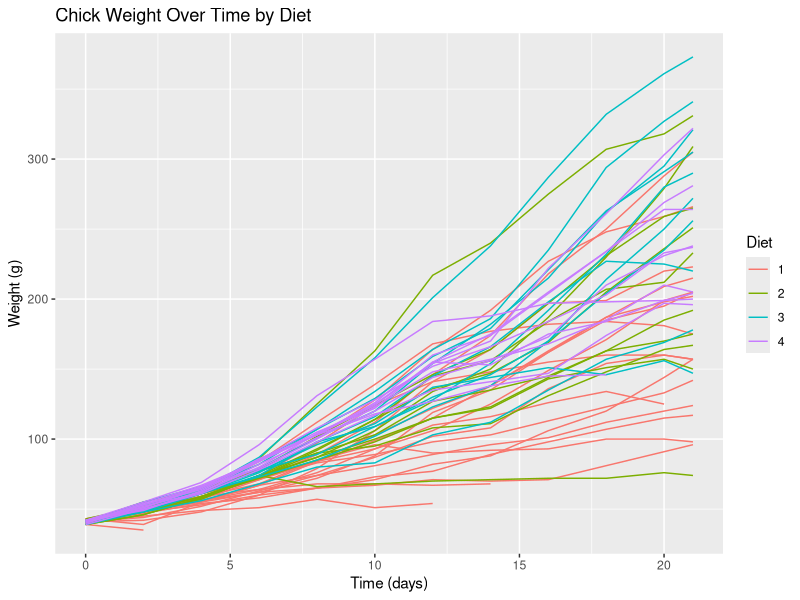
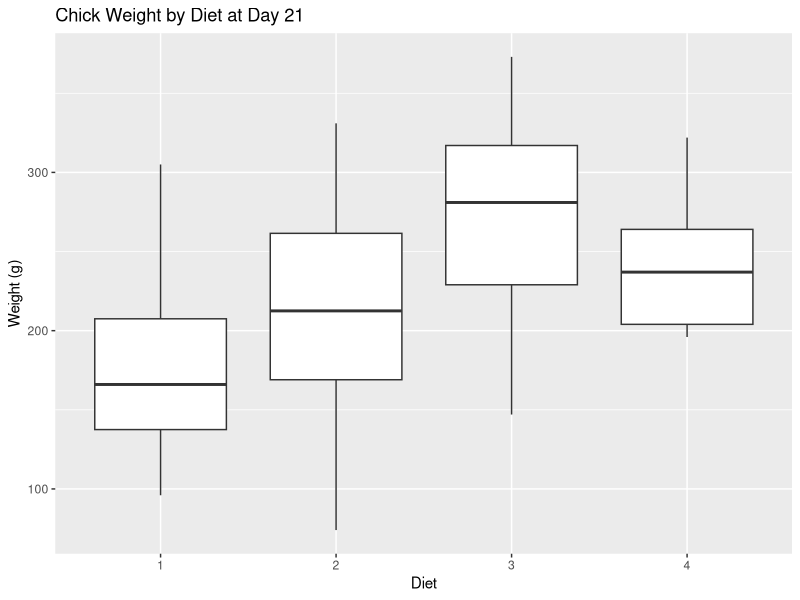
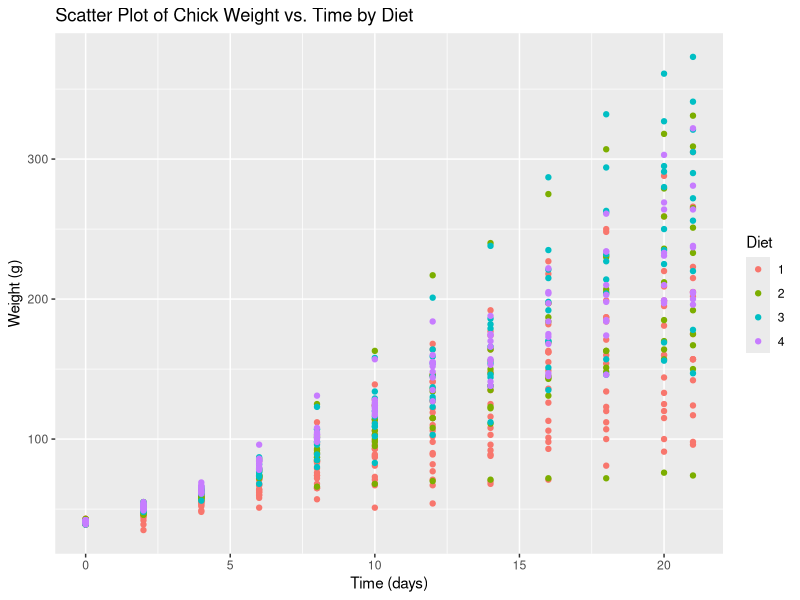
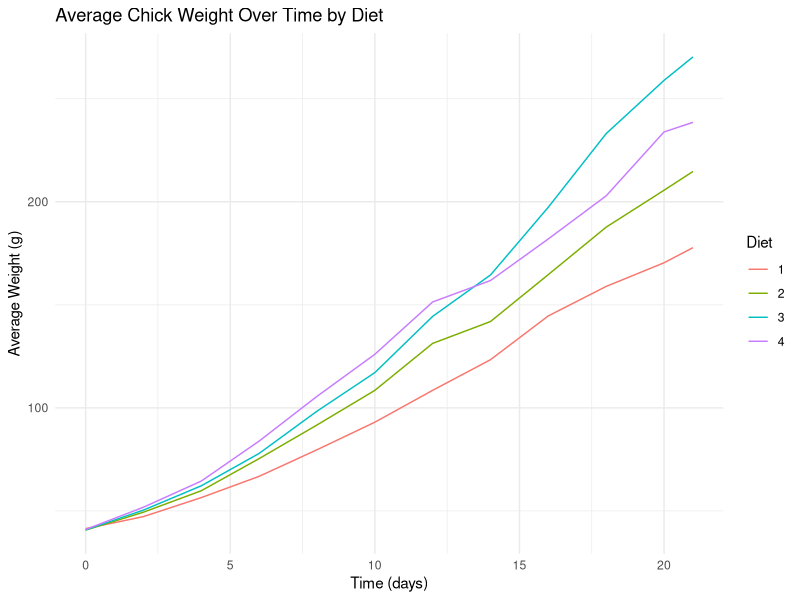

Source code (R) for these figures, in order:
## ---- chunk 1
library(dplyr)
library(ggplot2)
## ---- chunk 2
data(ChickWeight)
## ---- chunk 3
head(ChickWeight)
## ---- chunk 4
str(ChickWeight)
## ---- chunk 5
summary(ChickWeight)
## ---- chunk 6
diet1_data <- filter(ChickWeight, Diet == 1)
head(diet1_data)
## ---- chunk 7
selected_data <- select(ChickWeight, weight, Time, Diet)
head(selected_data)
## ---- chunk 8
arranged_data <- arrange(ChickWeight, desc(weight))
head(arranged_data)
## ---- chunk 9
mutated_data <- mutate(ChickWeight, weight_kg = weight / 1000)
head(mutated_data)
## ---- chunk 10
grouped_data <- ChickWeight %>%
  group_by(Diet) %>%
  summarize(mean_weight = mean(weight))
print(grouped_data)
## ---- chunk 11
processed_data <- ChickWeight %>%
  filter(Time > 10) %>%
  mutate(weight_kg = weight / 1000) %>%
  group_by(Diet) %>%
  summarize(mean_weight_kg = mean(weight_kg))
print(processed_data)
## ---- chunk 12
ggplot(ChickWeight, aes(x = Time, y = weight, color = factor(Diet), group = Chick)) +
  geom_line() +
  labs(title = "Chick Weight Over Time by Diet",
       x = "Time (days)",
       y = "Weight (g)",
       color = "Diet")
## ---- chunk 13
ggplot(ChickWeight %>% filter(Time == 21), aes(x = factor(Diet), y = weight)) +
  geom_boxplot() +
  labs(title = "Chick Weight by Diet at Day 21",
       x = "Diet",
       y = "Weight (g)")
## ---- chunk 14
ggplot(ChickWeight, aes(x = Time, y = weight, color = factor(Diet))) +
  geom_point() +
  labs(title = "Scatter Plot of Chick Weight vs. Time by Diet",
       x = "Time (days)",
       y = "Weight (g)",
       color = "Diet")
## ---- chunk 15
average_weight_over_time <- ChickWeight %>%
  group_by(Diet, Time) %>%
  summarize(mean_weight = mean(weight))

ggplot(average_weight_over_time, aes(x = Time, y = mean_weight, color = factor(Diet))) +
  geom_line() +
  labs(title = "Average Chick Weight Over Time by Diet",
       x = "Time (days)",
       y = "Average Weight (g)",
       color = "Diet") +
  theme_minimal()
